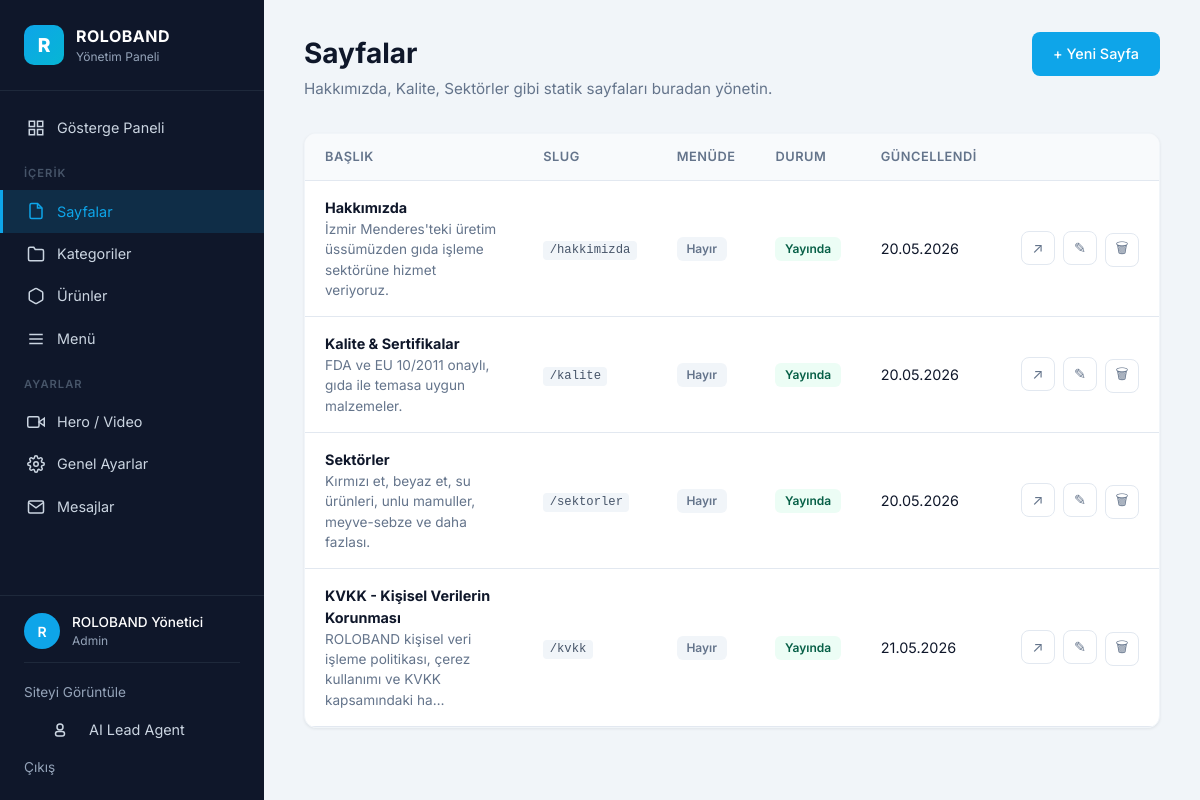
The app's page /admin/pages (signed in) with its own data.
### app/models.py (models this page shows, shortened)
class AdminUser(db.Model, UserMixin):
    __tablename__ = "admin_users"
    id = db.Column(db.Integer, primary_key=True)
    email = db.Column(db.String(120), unique=True, nullable=False, index=True)
    full_name = db.Column(db.String(120), nullable=False, default="Yönetici")
    password_hash = db.Column(db.String(255), nullable=False)
    role = db.Column(db.String(20), default="admin")  # admin | editor
    is_active = db.Column(db.Boolean, default=True)
    last_login = db.Column(db.DateTime)
    created_at = db.Column(db.DateTime, default=datetime.utcnow)

class Page(db.Model):
    __tablename__ = "pages"
    id = db.Column(db.Integer, primary_key=True)
    title = db.Column(db.String(200), nullable=False)
    slug = db.Column(db.String(220), unique=True, nullable=False, index=True)
    content = db.Column(db.Text)  # CKEditor HTML
    excerpt = db.Column(db.String(300))
    cover_image = db.Column(db.String(300))
    title_en = db.Column(db.String(200))
    excerpt_en = db.Column(db.String(300))
    content_en = db.Column(db.Text)
    meta_title = db.Column(db.String(200))
    meta_description = db.Column(db.String(300))
    meta_keywords = db.Column(db.String(300))
    is_published = db.Column(db.Boolean, default=True, index=True)
    show_in_menu = db.Column(db.Boolean, default=False)
    order_index = db.Column(db.Integer, default=0)
    created_at = db.Column(db.DateTime, default=datetime.utcnow)
    updated_at = db.Column(db.DateTime, default=datetime.utcnow, onupdate=datetime.utcnow)

### app/blueprints/admin/routes.py (the view)
@admin_bp.route("/pages")
@login_required
def pages_list():
    pages = Page.query.order_by(Page.order_index.asc(), Page.title.asc()).all()
    return render_template("admin/pages_list.html", pages=pages)

### app/blueprints/admin/routes.py (called while the page is built)
@admin_bp.app_context_processor
def inject_admin_context():
    if current_user.is_authenticated and getattr(current_user, "role", None) == "admin":
        try:
            unread = ContactMessage.query.filter_by(is_read=False).count()
        except Exception:
            unread = 0
        return {"unread_count": unread}
    return {"unread_count": 0}

### app/models.py (called while the page is built)
    @classmethod
    def as_dict(cls) -> dict:
        return {r.key: r.value for r in cls.query.all()}

    @classmethod
    def get_main_menu(cls) -> List["MenuItem"]:
        return (
            cls.query.filter_by(parent_id=None, is_active=True)
            .order_by(cls.order_index.asc())
            .all()
        )

### app/templates/admin/pages_list.html (shortened to what this page needs)
{% extends "admin/base.html" %}
{% block content %}
<div class="admin-header">
  <div>
    <h1 class="admin-page-title">Sayfalar</h1>
    <p class="admin-page-subtitle">Hakkımızda, Kalite, Sektörler gibi statik sayfaları buradan yönetin.</p>
  </div>
  <div class="admin-header-actions">
    <a href="{{ url_for('admin.page_create') }}" class="btn btn-primary">+ Yeni Sayfa</a>
  </div>
</div>
<div class="admin-card admin-card-table">
  {% if pages %}
    <table class="admin-table">
      <thead>
        <tr>
          <th>Başlık</th>
          <th>Slug</th>
          <th>Menüde</th>
          <th>Durum</th>
          <th>Güncellendi</th>
          <th></th>
        </tr>
      </thead>
      <tbody>
        {% for page in pages %}
          <tr>
            <td>
              <strong>{{ page.title }}</strong>
              {% if page.excerpt %}<div class="muted">{{ page.excerpt[:80] }}{% if page.excerpt|length > 80 %}…{% endif %}</div>{% endif %}
            </td>
            <td><code>/{{ page.slug }}</code></td>
            <td>{% if page.show_in_menu %}<span class="tag tag-success">Evet</span>{% else %}<span class="tag tag-muted">Hayır</span>{% endif %}</td>
            <td>{% if page.is_published %}<span class="tag tag-success">Yayında</span>{% else %}<span class="tag tag-warning">Taslak</span>{% endif %}</td>
            <td>{{ page.updated_at.strftime('%d.%m.%Y') if page.updated_at else (page.created_at.strftime('%d.%m.%Y') if page.created_at else '-') }}</td>
            <td class="actions-cell">
              <a href="{{ url_for('public.dynamic_page', slug=page.slug) }}" target="_blank" class="btn-icon" title="Görüntüle">↗</a>
              <a href="{{ url_for('admin.page_edit', page_id=page.id) }}" class="btn-icon" title="Düzenle">✎</a>
              <form method="POST" action="{{ url_for('admin.page_delete', page_id=page.id) }}" style="display:inline" onsubmit="return confirm('Bu sayfayı silmek istediğine emin misin?');">
                <button type="submit" class="btn-icon btn-icon-danger" title="Sil">🗑</button>
              </form>
            </td>
          </tr>
        {% endfor %}
      </tbody>
    </table>
  {% else %}
    <div class="admin-empty">
      <p>Henüz sayfa eklenmemiş.</p>
      <a href="{{ url_for('admin.page_create') }}" class="btn btn-primary">İlk sayfayı ekle</a>
    </div>
  {% endif %}
</div>
{% endblock %}

### app/templates/admin/base.html (shortened to what this page needs)
<!DOCTYPE html>
<html lang="tr">
<head>
  <link rel="stylesheet" href="{{ url_for('static', filename='css/admin.css') }}">
</head>
<body class="admin-body">
<aside class="admin-sidebar">
  <div class="admin-brand">
    <div class="admin-logo">R</div>
    <div>
      <div class="admin-brand-name">ROLOBAND</div>
      <div class="admin-brand-sub">Yönetim Paneli</div>
    </div>
  </div>
  <nav class="admin-nav">
    <a href="{{ url_for('admin.dashboard') }}" class="admin-nav-item {% if request.endpoint == 'admin.dashboard' %}active{% endif %}">
      <svg viewBox="0 0 24 24" fill="none" stroke="currentColor" stroke-width="2"><rect x="3" y="3" width="7" height="7"/><rect x="14" y="3" width="7" height="7"/><rect x="14" y="14" width="7" height="7"/><rect x="3" y="14" width="7" height="7"/></svg>
      <span>Gösterge Paneli</span>
    </a>
    <div class="admin-nav-section">İçerik</div>
    <a href="{{ url_for('admin.pages_list') }}" class="admin-nav-item {% if 'page' in request.endpoint %}active{% endif %}">
      <svg viewBox="0 0 24 24" fill="none" stroke="currentColor" stroke-width="2"><path d="M14 2H6a2 2 0 0 0-2 2v16a2 2 0 0 0 2 2h12a2 2 0 0 0 2-2V8z"/><polyline points="14 2 14 8 20 8"/></svg>
      <span>Sayfalar</span>
    </a>
    <a href="{{ url_for('admin.categories_list') }}" class="admin-nav-item {% if 'categor' in request.endpoint %}active{% endif %}">
      <svg viewBox="0 0 24 24" fill="none" stroke="currentColor" stroke-width="2"><path d="M22 19a2 2 0 0 1-2 2H4a2 2 0 0 1-2-2V5a2 2 0 0 1 2-2h5l2 3h9a2 2 0 0 1 2 2z"/></svg>
      <span>Kategoriler</span>
    </a>
    <a href="{{ url_for('admin.products_list') }}" class="admin-nav-item {% if 'product' in request.endpoint %}active{% endif %}">
      <svg viewBox="0 0 24 24" fill="none" stroke="currentColor" stroke-width="2"><path d="M21 16V8a2 2 0 0 0-1-1.73l-7-4a2 2 0 0 0-2 0l-7 4A2 2 0 0 0 3 8v8a2 2 0 0 0 1 1.73l7 4a2 2 0 0 0 2 0l7-4A2 2 0 0 0 21 16z"/></svg>
      <span>Ürünler</span>
    </a>
    <a href="{{ url_for('admin.menu_list') }}" class="admin-nav-item {% if 'menu' in request.endpoint %}active{% endif %}">
      <svg viewBox="0 0 24 24" fill="none" stroke="currentColor" stroke-width="2"><line x1="3" y1="12" x2="21" y2="12"/><line x1="3" y1="6" x2="21" y2="6"/><line x1="3" y1="18" x2="21" y2="18"/></svg>
      <span>Menü</span>
    </a>
    <div class="admin-nav-section">Ayarlar</div>
    <a href="{{ url_for('admin.settings_hero') }}" class="admin-nav-item {% if request.endpoint == 'admin.settings_hero' %}active{% endif %}">
      <svg viewBox="0 0 24 24" fill="none" stroke="currentColor" stroke-width="2"><polygon points="23 7 16 12 23 17 23 7"/><rect x="1" y="5" width="15" height="14" rx="2" ry="2"/></svg>
      <span>Hero / Video</span>
    </a>
    <a href="{{ url_for('admin.settings_general') }}" class="admin-nav-item {% if request.endpoint == 'admin.settings_general' %}active{% endif %}">
      <span>Genel Ayarlar</span>
    </a>
    <a href="{{ url_for('admin.messages_list') }}" class="admin-nav-item {% if 'message' in request.endpoint %}active{% endif %}">
      <svg viewBox="0 0 24 24" fill="none" stroke="currentColor" stroke-width="2"><path d="M4 4h16c1.1 0 2 .9 2 2v12c0 1.1-.9 2-2 2H4c-1.1 0-2-.9-2-2V6c0-1.1.9-2 2-2z"/><polyline points="22,6 12,13 2,6"/></svg>
      <span>Mesajlar
      </span>
    </a>
  </nav>
  <div class="admin-sidebar-footer">
    <div class="admin-user">
      <div class="admin-user-avatar">{{ (current_user.full_name or current_user.email)[0]|upper }}</div>
      <div>
        <div class="admin-user-name">{{ current_user.full_name or current_user.email }}</div>
        <div class="admin-user-role">{{ current_user.role|title }}</div>
      </div>
    </div>
    <a href="{{ url_for('public.index') }}" target="_blank" class="admin-sidebar-link">Siteyi Görüntüle</a>
    <a href="{{ url_for('admin.agent_page') }}" class="admin-nav-item {% if 'agent' in request.endpoint %}active{% endif %}" target="_blank">
      <svg width="16" height="16" viewBox="0 0 24 24" fill="none" style="vertical-align:middle;margin-right:8px"><circle cx="12" cy="8" r="4" stroke="currentColor" stroke-width="2"/><rect x="6" y="14" width="12" height="6" rx="3" stroke="currentColor" stroke-width="2"/></svg>
      AI Lead Agent
    </a>
    <a href="{{ url_for('admin.logout') }}" class="admin-sidebar-link">Çıkış</a>
  </div>
</aside>
<main class="admin-main">
  {% block content %}{% endblock %}
</main>
</body>
</html>

### records on screen
AdminUser: full_name "R", full_name "ROLOBAND Yönetici", role "Admin"
Page: title "Hakkımızda", excerpt "İzmir Menderes'teki üretim üssümüzden gıda işleme sektörüne hizmet veriyoruz.", slug "hakkimizda", show_in_menu "Hayır", is_published "Yayında", updated_at "20.05.2026"
Page: title "Kalite & Sertifikalar", excerpt "FDA ve EU 10/2011 onaylı, gıda ile temasa uygun malzemeler.", slug "kalite", show_in_menu "Hayır", is_published "Yayında", updated_at "20.05.2026"
Page: title "Sektörler", excerpt "Kırmızı et, beyaz et, su ürünleri, unlu mamuller, meyve-sebze ve daha fazlası.", slug "sektorler", show_in_menu "Hayır", is_published "Yayında", updated_at "20.05.2026"
Page: title "KVKK - Kişisel Verilerin Korunması", excerpt "ROLOBAND kişisel veri işleme politikası, çerez kullanımı ve KVKK kapsamındaki ha", slug "kvkk", show_in_menu "Hayır", is_published "Yayında", updated_at "21.05.2026"
